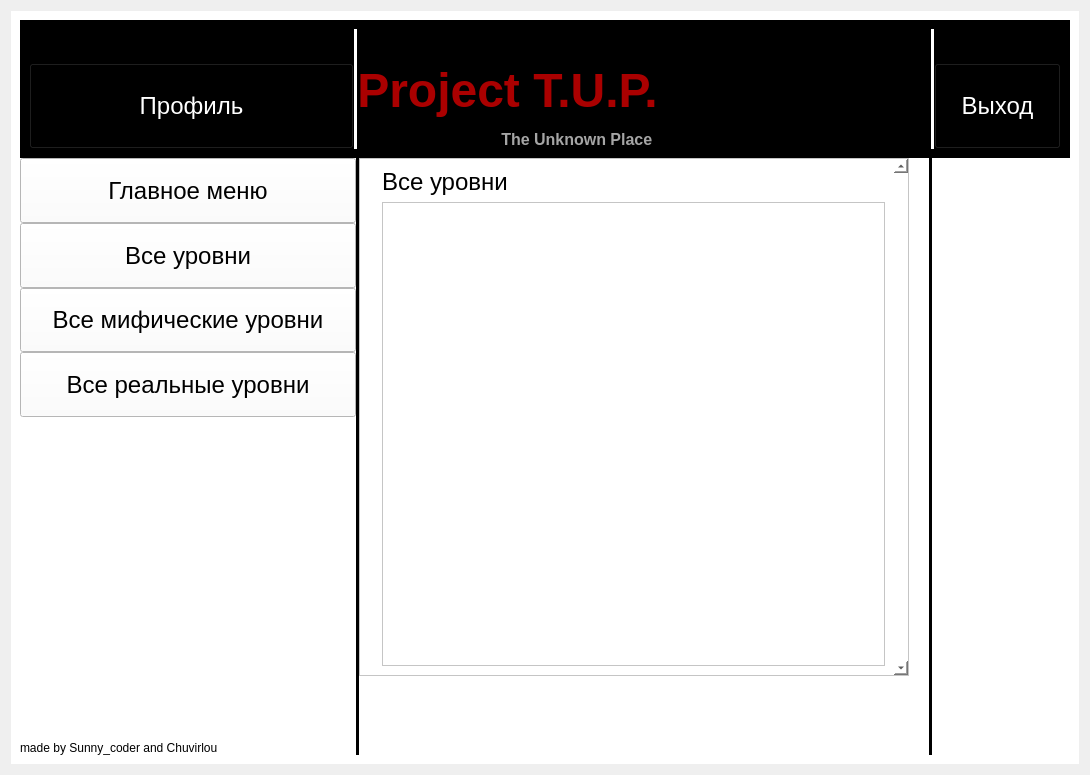
<?xml version="1.0" encoding="UTF-8"?>
<ui version="4.0">
 <class>Form</class>
 <widget class="QWidget" name="Form">
  <property name="geometry">
   <rect>
    <x>0</x>
    <y>0</y>
    <width>1090</width>
    <height>775</height>
   </rect>
  </property>
  <property name="windowTitle">
   <string>Form</string>
  </property>
  <layout class="QGridLayout" name="gridLayout_2">
   <property name="spacing">
    <number>0</number>
   </property>
   <item row="0" column="0">
    <widget class="QWidget" name="gridWidget" native="true">
     <property name="styleSheet">
      <string notr="true">background-color: rgb(255, 255, 255);</string>
     </property>
     <layout class="QGridLayout" name="gridLayout">
      <property name="spacing">
       <number>0</number>
      </property>
      <item row="9" column="10">
       <spacer name="horizontalSpacer_3">
        <property name="orientation">
         <enum>Qt::Horizontal</enum>
        </property>
        <property name="sizeHint" stdset="0">
         <size>
          <width>40</width>
          <height>20</height>
         </size>
        </property>
       </spacer>
      </item>
      <item row="10" column="1">
       <widget class="QLabel" name="label_2">
        <property name="text">
         <string>made by Sunny_coder and Chuvirlou</string>
        </property>
       </widget>
      </item>
      <item row="1" column="1" colspan="2">
       <widget class="QPushButton" name="main_menu">
        <property name="sizePolicy">
         <sizepolicy hsizetype="Expanding" vsizetype="Expanding">
          <horstretch>0</horstretch>
          <verstretch>0</verstretch>
         </sizepolicy>
        </property>
        <property name="font">
         <font>
          <pointsize>18</pointsize>
         </font>
        </property>
        <property name="styleSheet">
         <string notr="true">border-color: rgb(255, 255, 255);</string>
        </property>
        <property name="text">
         <string>Главное меню</string>
        </property>
       </widget>
      </item>
      <item row="9" column="1">
       <spacer name="horizontalSpacer_6">
        <property name="orientation">
         <enum>Qt::Horizontal</enum>
        </property>
        <property name="sizeHint" stdset="0">
         <size>
          <width>40</width>
          <height>20</height>
         </size>
        </property>
       </spacer>
      </item>
      <item row="9" column="5">
       <spacer name="horizontalSpacer_7">
        <property name="orientation">
         <enum>Qt::Horizontal</enum>
        </property>
        <property name="sizeHint" stdset="0">
         <size>
          <width>40</width>
          <height>20</height>
         </size>
        </property>
       </spacer>
      </item>
      <item row="5" column="8">
       <spacer name="verticalSpacer_9">
        <property name="orientation">
         <enum>Qt::Vertical</enum>
        </property>
        <property name="sizeHint" stdset="0">
         <size>
          <width>20</width>
          <height>40</height>
         </size>
        </property>
       </spacer>
      </item>
      <item row="1" column="3" rowspan="10">
       <widget class="Line" name="line">
        <property name="styleSheet">
         <string notr="true">border: 1px black;
border-style: inset;
background-color: rgb(0, 0, 0);</string>
        </property>
        <property name="frameShadow">
         <enum>QFrame::Sunken</enum>
        </property>
        <property name="lineWidth">
         <number>0</number>
        </property>
        <property name="midLineWidth">
         <number>5</number>
        </property>
        <property name="orientation">
         <enum>Qt::Vertical</enum>
        </property>
       </widget>
      </item>
      <item row="9" column="6">
       <spacer name="horizontalSpacer">
        <property name="orientation">
         <enum>Qt::Horizontal</enum>
        </property>
        <property name="sizeHint" stdset="0">
         <size>
          <width>40</width>
          <height>20</height>
         </size>
        </property>
       </spacer>
      </item>
      <item row="1" column="9" rowspan="10">
       <widget class="Line" name="line_2">
        <property name="styleSheet">
         <string notr="true">border: 1px black;
border-style: inset;
background-color: rgb(0, 0, 0);</string>
        </property>
        <property name="lineWidth">
         <number>0</number>
        </property>
        <property name="midLineWidth">
         <number>10</number>
        </property>
        <property name="orientation">
         <enum>Qt::Vertical</enum>
        </property>
       </widget>
      </item>
      <item row="3" column="1" colspan="2">
       <widget class="QPushButton" name="all_myth_levels">
        <property name="sizePolicy">
         <sizepolicy hsizetype="Expanding" vsizetype="Expanding">
          <horstretch>0</horstretch>
          <verstretch>0</verstretch>
         </sizepolicy>
        </property>
        <property name="font">
         <font>
          <pointsize>18</pointsize>
         </font>
        </property>
        <property name="text">
         <string>Все мифические уровни</string>
        </property>
       </widget>
      </item>
      <item row="9" column="8">
       <spacer name="verticalSpacer_6">
        <property name="orientation">
         <enum>Qt::Vertical</enum>
        </property>
        <property name="sizeHint" stdset="0">
         <size>
          <width>20</width>
          <height>40</height>
         </size>
        </property>
       </spacer>
      </item>
      <item row="8" column="8">
       <spacer name="verticalSpacer">
        <property name="orientation">
         <enum>Qt::Vertical</enum>
        </property>
        <property name="sizeHint" stdset="0">
         <size>
          <width>20</width>
          <height>40</height>
         </size>
        </property>
       </spacer>
      </item>
      <item row="7" column="8">
       <spacer name="verticalSpacer_10">
        <property name="orientation">
         <enum>Qt::Vertical</enum>
        </property>
        <property name="sizeHint" stdset="0">
         <size>
          <width>20</width>
          <height>40</height>
         </size>
        </property>
       </spacer>
      </item>
      <item row="0" column="0" colspan="11">
       <widget class="QWidget" name="gridWidget" native="true">
        <property name="styleSheet">
         <string notr="true">background-color: rgb(0, 0, 0);</string>
        </property>
        <layout class="QGridLayout" name="gridLayout_3">
         <property name="spacing">
          <number>0</number>
         </property>
         <item row="1" column="2">
          <spacer name="horizontalSpacer_8">
           <property name="orientation">
            <enum>Qt::Horizontal</enum>
           </property>
           <property name="sizeHint" stdset="0">
            <size>
             <width>40</width>
             <height>20</height>
            </size>
           </property>
          </spacer>
         </item>
         <item row="2" column="6">
          <spacer name="horizontalSpacer_10">
           <property name="orientation">
            <enum>Qt::Horizontal</enum>
           </property>
           <property name="sizeType">
            <enum>QSizePolicy::Expanding</enum>
           </property>
           <property name="sizeHint" stdset="0">
            <size>
             <width>40</width>
             <height>20</height>
            </size>
           </property>
          </spacer>
         </item>
         <item row="2" column="7">
          <spacer name="verticalSpacer_2">
           <property name="orientation">
            <enum>Qt::Vertical</enum>
           </property>
           <property name="sizeHint" stdset="0">
            <size>
             <width>20</width>
             <height>40</height>
            </size>
           </property>
          </spacer>
         </item>
         <item row="2" column="8">
          <spacer name="horizontalSpacer_12">
           <property name="orientation">
            <enum>Qt::Horizontal</enum>
           </property>
           <property name="sizeHint" stdset="0">
            <size>
             <width>40</width>
             <height>20</height>
            </size>
           </property>
          </spacer>
         </item>
         <item row="1" column="0">
          <spacer name="horizontalSpacer_9">
           <property name="orientation">
            <enum>Qt::Horizontal</enum>
           </property>
           <property name="sizeHint" stdset="0">
            <size>
             <width>40</width>
             <height>20</height>
            </size>
           </property>
          </spacer>
         </item>
         <item row="2" column="5">
          <widget class="QLabel" name="label">
           <property name="styleSheet">
            <string notr="true">font: 28pt &quot;Times New Roman&quot;;</string>
           </property>
           <property name="text">
            <string>&lt;html&gt;&lt;head/&gt;&lt;body&gt;&lt;p align=&quot;center&quot;&gt;&lt;span style=&quot; font-size:36pt; font-weight:600; color:#aa0000&quot;&gt;Project T.U.P.&lt;/span&gt;&lt;/p&gt;&lt;p align=&quot;center&quot;&gt;&lt;span style=&quot; font-size:12pt; font-weight:600; color:#000000;&quot;&gt;--------------------------&lt;/span&gt;&lt;span style=&quot; font-size:12pt; font-weight:600; color:#a5a5a5&quot;&gt;The Unknown Place&lt;/span&gt;&lt;/p&gt;&lt;/body&gt;&lt;/html&gt;</string>
           </property>
          </widget>
         </item>
         <item row="0" column="0">
          <widget class="QLabel" name="label_3">
           <property name="text">
            <string>made by Sunny_coder and Chuvirlou</string>
           </property>
          </widget>
         </item>
         <item row="2" column="10">
          <widget class="QPushButton" name="exit">
           <property name="sizePolicy">
            <sizepolicy hsizetype="Expanding" vsizetype="Expanding">
             <horstretch>0</horstretch>
             <verstretch>0</verstretch>
            </sizepolicy>
           </property>
           <property name="font">
            <font>
             <pointsize>18</pointsize>
             <weight>50</weight>
             <bold>false</bold>
             <kerning>true</kerning>
            </font>
           </property>
           <property name="styleSheet">
            <string notr="true">color: rgb(255, 255, 255);</string>
           </property>
           <property name="text">
            <string>Выход</string>
           </property>
          </widget>
         </item>
         <item row="2" column="0" colspan="3">
          <widget class="QPushButton" name="profil">
           <property name="sizePolicy">
            <sizepolicy hsizetype="Expanding" vsizetype="Expanding">
             <horstretch>0</horstretch>
             <verstretch>0</verstretch>
            </sizepolicy>
           </property>
           <property name="font">
            <font>
             <pointsize>18</pointsize>
            </font>
           </property>
           <property name="styleSheet">
            <string notr="true">color: rgb(255, 255, 255);</string>
           </property>
           <property name="text">
            <string>Профиль</string>
           </property>
          </widget>
         </item>
         <item row="1" column="10">
          <spacer name="horizontalSpacer_11">
           <property name="orientation">
            <enum>Qt::Horizontal</enum>
           </property>
           <property name="sizeHint" stdset="0">
            <size>
             <width>40</width>
             <height>20</height>
            </size>
           </property>
          </spacer>
         </item>
         <item row="0" column="3" rowspan="3">
          <widget class="Line" name="line_4">
           <property name="styleSheet">
            <string notr="true">border: 1px white;
border-style: inset;
background-color: rgb(255, 255, 255);</string>
           </property>
           <property name="lineWidth">
            <number>0</number>
           </property>
           <property name="midLineWidth">
            <number>10</number>
           </property>
           <property name="orientation">
            <enum>Qt::Vertical</enum>
           </property>
          </widget>
         </item>
         <item row="0" column="9" rowspan="3">
          <widget class="Line" name="line_3">
           <property name="styleSheet">
            <string notr="true">border: 1px white;
border-style: inset;
background-color: rgb(255, 255, 255);</string>
           </property>
           <property name="lineWidth">
            <number>0</number>
           </property>
           <property name="midLineWidth">
            <number>10</number>
           </property>
           <property name="orientation">
            <enum>Qt::Vertical</enum>
           </property>
          </widget>
         </item>
        </layout>
       </widget>
      </item>
      <item row="4" column="1" colspan="2">
       <widget class="QPushButton" name="all_real_levels">
        <property name="sizePolicy">
         <sizepolicy hsizetype="Expanding" vsizetype="Expanding">
          <horstretch>0</horstretch>
          <verstretch>0</verstretch>
         </sizepolicy>
        </property>
        <property name="font">
         <font>
          <pointsize>18</pointsize>
         </font>
        </property>
        <property name="text">
         <string>Все реальные уровни</string>
        </property>
       </widget>
      </item>
      <item row="9" column="4">
       <spacer name="horizontalSpacer_4">
        <property name="orientation">
         <enum>Qt::Horizontal</enum>
        </property>
        <property name="sizeHint" stdset="0">
         <size>
          <width>40</width>
          <height>20</height>
         </size>
        </property>
       </spacer>
      </item>
      <item row="9" column="7">
       <spacer name="horizontalSpacer_5">
        <property name="orientation">
         <enum>Qt::Horizontal</enum>
        </property>
        <property name="sizeHint" stdset="0">
         <size>
          <width>40</width>
          <height>20</height>
         </size>
        </property>
       </spacer>
      </item>
      <item row="1" column="10" rowspan="8">
       <widget class="QLabel" name="ad_image">
        <property name="text">
         <string/>
        </property>
       </widget>
      </item>
      <item row="2" column="1" colspan="2">
       <widget class="QPushButton" name="all_levels">
        <property name="sizePolicy">
         <sizepolicy hsizetype="Expanding" vsizetype="Expanding">
          <horstretch>0</horstretch>
          <verstretch>0</verstretch>
         </sizepolicy>
        </property>
        <property name="font">
         <font>
          <pointsize>18</pointsize>
         </font>
        </property>
        <property name="text">
         <string>Все уровни</string>
        </property>
       </widget>
      </item>
      <item row="6" column="8">
       <spacer name="verticalSpacer_8">
        <property name="orientation">
         <enum>Qt::Vertical</enum>
        </property>
        <property name="sizeHint" stdset="0">
         <size>
          <width>20</width>
          <height>40</height>
         </size>
        </property>
       </spacer>
      </item>
      <item row="9" column="2">
       <spacer name="horizontalSpacer_2">
        <property name="orientation">
         <enum>Qt::Horizontal</enum>
        </property>
        <property name="sizeHint" stdset="0">
         <size>
          <width>40</width>
          <height>20</height>
         </size>
        </property>
       </spacer>
      </item>
      <item row="1" column="4" rowspan="8" colspan="4">
       <widget class="QScrollArea" name="scrollArea">
        <property name="sizePolicy">
         <sizepolicy hsizetype="Expanding" vsizetype="Expanding">
          <horstretch>0</horstretch>
          <verstretch>0</verstretch>
         </sizepolicy>
        </property>
        <property name="minimumSize">
         <size>
          <width>0</width>
          <height>0</height>
         </size>
        </property>
        <property name="tabletTracking">
         <bool>false</bool>
        </property>
        <property name="lineWidth">
         <number>0</number>
        </property>
        <property name="verticalScrollBarPolicy">
         <enum>Qt::ScrollBarAlwaysOn</enum>
        </property>
        <property name="horizontalScrollBarPolicy">
         <enum>Qt::ScrollBarAsNeeded</enum>
        </property>
        <property name="sizeAdjustPolicy">
         <enum>QAbstractScrollArea::AdjustToContents</enum>
        </property>
        <property name="widgetResizable">
         <bool>true</bool>
        </property>
        <widget class="QWidget" name="scrollAreaWidgetContents">
         <property name="geometry">
          <rect>
           <x>0</x>
           <y>0</y>
           <width>549</width>
           <height>519</height>
          </rect>
         </property>
         <layout class="QGridLayout" name="gridLayout_4">
          <item row="12" column="0">
           <widget class="QLabel" name="label_22">
            <property name="text">
             <string/>
            </property>
           </widget>
          </item>
          <item row="0" column="0">
           <widget class="QLabel" name="label_34">
            <property name="text">
             <string/>
            </property>
           </widget>
          </item>
          <item row="20" column="0">
           <widget class="QLabel" name="label_14">
            <property name="text">
             <string/>
            </property>
           </widget>
          </item>
          <item row="13" column="0">
           <widget class="QLabel" name="label_21">
            <property name="text">
             <string/>
            </property>
           </widget>
          </item>
          <item row="18" column="0">
           <widget class="QLabel" name="label_16">
            <property name="text">
             <string/>
            </property>
           </widget>
          </item>
          <item row="9" column="0">
           <widget class="QLabel" name="label_25">
            <property name="text">
             <string/>
            </property>
           </widget>
          </item>
          <item row="8" column="0">
           <widget class="QLabel" name="label_26">
            <property name="text">
             <string/>
            </property>
           </widget>
          </item>
          <item row="15" column="0">
           <widget class="QLabel" name="label_19">
            <property name="text">
             <string/>
            </property>
           </widget>
          </item>
          <item row="6" column="0">
           <widget class="QLabel" name="label_28">
            <property name="text">
             <string/>
            </property>
           </widget>
          </item>
          <item row="17" column="0">
           <widget class="QLabel" name="label_17">
            <property name="text">
             <string/>
            </property>
           </widget>
          </item>
          <item row="1" column="0">
           <widget class="QLabel" name="label_33">
            <property name="text">
             <string/>
            </property>
           </widget>
          </item>
          <item row="19" column="0">
           <widget class="QLabel" name="label_15">
            <property name="text">
             <string/>
            </property>
           </widget>
          </item>
          <item row="22" column="0">
           <widget class="QLabel" name="label_12">
            <property name="text">
             <string/>
            </property>
           </widget>
          </item>
          <item row="16" column="0">
           <widget class="QLabel" name="label_18">
            <property name="text">
             <string/>
            </property>
           </widget>
          </item>
          <item row="3" column="0">
           <widget class="QLabel" name="label_31">
            <property name="text">
             <string/>
            </property>
           </widget>
          </item>
          <item row="4" column="0">
           <widget class="QLabel" name="label_30">
            <property name="text">
             <string/>
            </property>
           </widget>
          </item>
          <item row="10" column="0">
           <widget class="QLabel" name="label_24">
            <property name="text">
             <string/>
            </property>
           </widget>
          </item>
          <item row="2" column="0">
           <widget class="QLabel" name="label_32">
            <property name="text">
             <string/>
            </property>
           </widget>
          </item>
          <item row="11" column="0">
           <widget class="QLabel" name="label_23">
            <property name="text">
             <string/>
            </property>
           </widget>
          </item>
          <item row="21" column="0">
           <widget class="QLabel" name="label_13">
            <property name="text">
             <string/>
            </property>
           </widget>
          </item>
          <item row="0" column="1">
           <widget class="QLabel" name="label_4">
            <property name="font">
             <font>
              <pointsize>18</pointsize>
             </font>
            </property>
            <property name="text">
             <string>Все уровни</string>
            </property>
           </widget>
          </item>
          <item row="14" column="0">
           <widget class="QLabel" name="label_20">
            <property name="text">
             <string/>
            </property>
           </widget>
          </item>
          <item row="5" column="0">
           <widget class="QLabel" name="label_29">
            <property name="text">
             <string/>
            </property>
           </widget>
          </item>
          <item row="7" column="0">
           <widget class="QLabel" name="label_27">
            <property name="text">
             <string/>
            </property>
           </widget>
          </item>
          <item row="1" column="1" rowspan="22">
           <widget class="QListWidget" name="listWidget"/>
          </item>
         </layout>
        </widget>
       </widget>
      </item>
     </layout>
    </widget>
   </item>
  </layout>
 </widget>
 <resources/>
 <connections/>
</ui>
